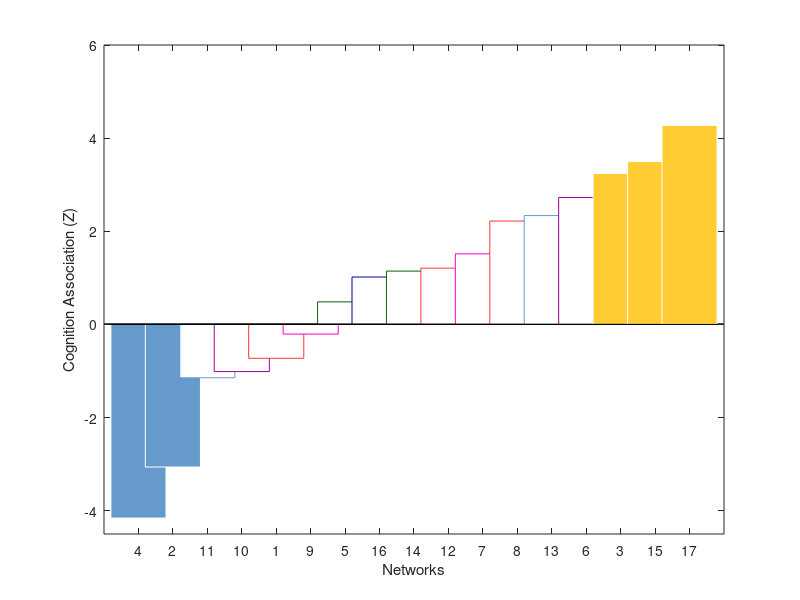
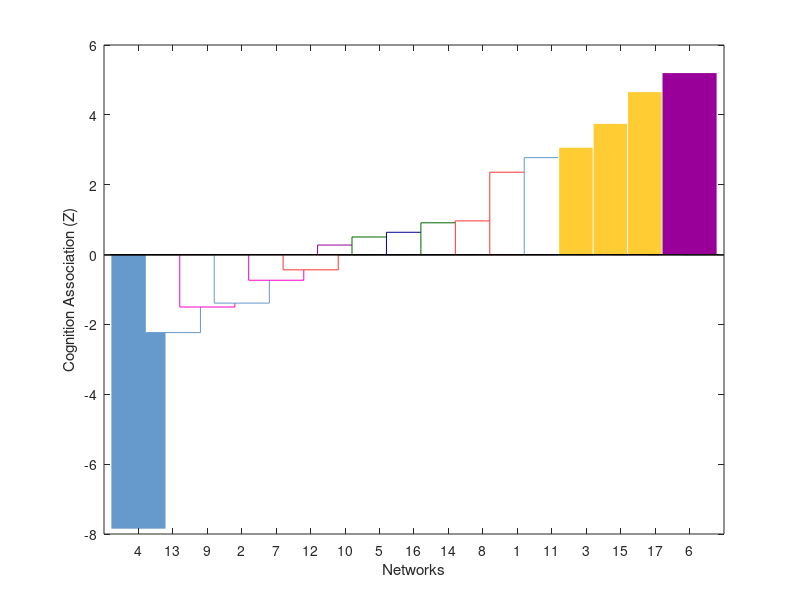

The MATLAB script that drew these images, in order:

clear all

z_vec = [-0.7272896 -3.0618619  3.2424142 -4.1576597  0.4844896  2.7263041  1.5161223  2.2195368 -0.2067699 -1.0122599 -1.1448722  1.2091494  2.3374685  1.1452890  3.4992115  1.0181162  4.2734299];
z_vec_sorted = sort(z_vec);
keep_p = [0 1 1 1 0 0 0 0 0 0 0 0 0 0 1 0 1];
network_colors = [1 0.2 0.2; 0.4 0.6 0.8; 1 0.8 0.2; 0.4 0.6 0.8; 0 .4 0; 0.6 0 0.6; 1 0 0.8; 1 0.2 0.2; 1 0 0.8; 0.6 0 0.6; 0.4 0.6 0.8; 1 0.2 0.2; 0.4 0.6 0.8; 0 .4 0; 1 0.8 0.2; 0 0 0.6; 1 0.8 0.2];

figure()
for i = 1:17
if keep_p(z_vec==z_vec_sorted(i))
  bar(i,z_vec_sorted(i),'FaceColor',network_colors(z_vec==z_vec_sorted(i),1:3),'EdgeColor','w')
hold on  
else
     bar(i,z_vec_sorted(i),'w','EdgeColor',network_colors(z_vec==z_vec_sorted(i),1:3))
hold on  
end
end
xticks([1:17])
xticklabels({'4','2','11','10','1','9','5','16','14','12','7','8','13','6','3','15','17'})
xlabel('Networks')
ylabel('Cognition Association (Z)')
axis([0 18 -4.5 6])


%% SAME THING IN TEST SET

clear all

z_vec = [2.3579583 -1.3893710  3.0733065 -7.8620168  0.5033792  5.2102436 -0.7345963  0.9642072 -1.5014385  0.2726571  2.7748788 -0.4367185 -2.2333869  0.9093127  3.7563792  0.6383354  4.6654067];
z_vec_sorted = sort(z_vec);
keep_p = [0 0 1 1 0 1 0 0 0 0 0 0 0 0 1 0 1];
network_colors = [1 0.2 0.2; 0.4 0.6 0.8; 1 0.8 0.2; 0.4 0.6 0.8; 0 .4 0; 0.6 0 0.6; 1 0 0.8; 1 0.2 0.2; 1 0 0.8; 0.6 0 0.6; 0.4 0.6 0.8; 1 0.2 0.2; 0.4 0.6 0.8; 0 .4 0; 1 0.8 0.2; 0 0 0.6; 1 0.8 0.2];

figure()
for i = 1:17
if keep_p(z_vec==z_vec_sorted(i))
  bar(i,z_vec_sorted(i),'FaceColor',network_colors(z_vec==z_vec_sorted(i),1:3),'EdgeColor','w')
hold on  
else
     bar(i,z_vec_sorted(i),'w','EdgeColor',network_colors(z_vec==z_vec_sorted(i),1:3))
hold on  
end
end
xticks([1:17])
xticklabels({'4','13','9','2','7','12','10','5','16','14','8','1','11','3','15','17','6'})
xlabel('Networks')
ylabel('Cognition Association (Z)')
axis([0 18 -8 6])